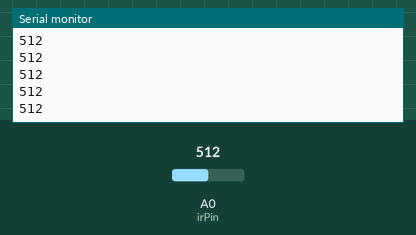
Simulated run of this sketch. Board: Arduino Uno, built with avr-gcc and run on an emulated ATmega328P. On the bench: the last lines printed to the serial monitor. The test bench sets the inputs (shaded band); at power-on: A0 (irPin) = 512.

Above: at 1.2 s.
1.3 s: A0 (irPin) set to 716
At 1.31 s:
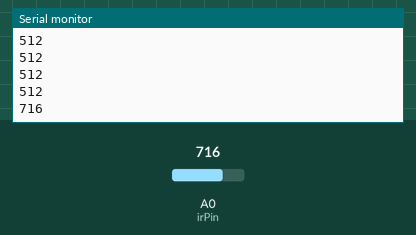
2.8 s: A0 (irPin) set to 900
At 2.81 s:
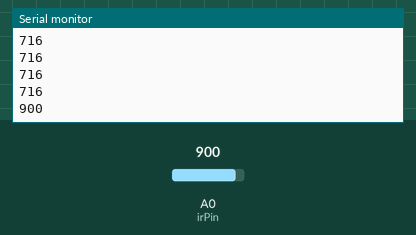
Timing chart, 0 to 5.8 s (numbered marks = the images above; inputs shaded):
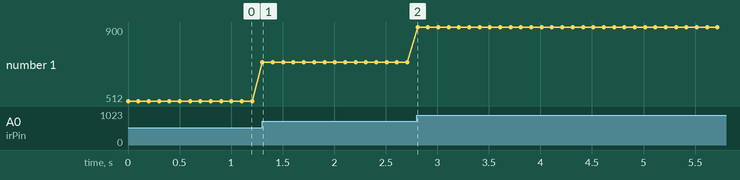

The sketch:

Racist.ino
```cpp
const int irPin = A0;
int sensorValue;

void setup() {
  Serial.begin(9600);
}

void loop() {
  sensorValue = analogRead(irPin);
  Serial.println(sensorValue);
  delay(100);
}   
```

Measured:
- after the input at 1.3 s, the serial monitor: prints a new line at once (image 1)
- after the input at 2.8 s, the serial monitor: prints a new line at once (image 2)
- plotted number 1: 512 → 716 after the input at 1.3 s, 716 → 900 after the input at 2.8 s
